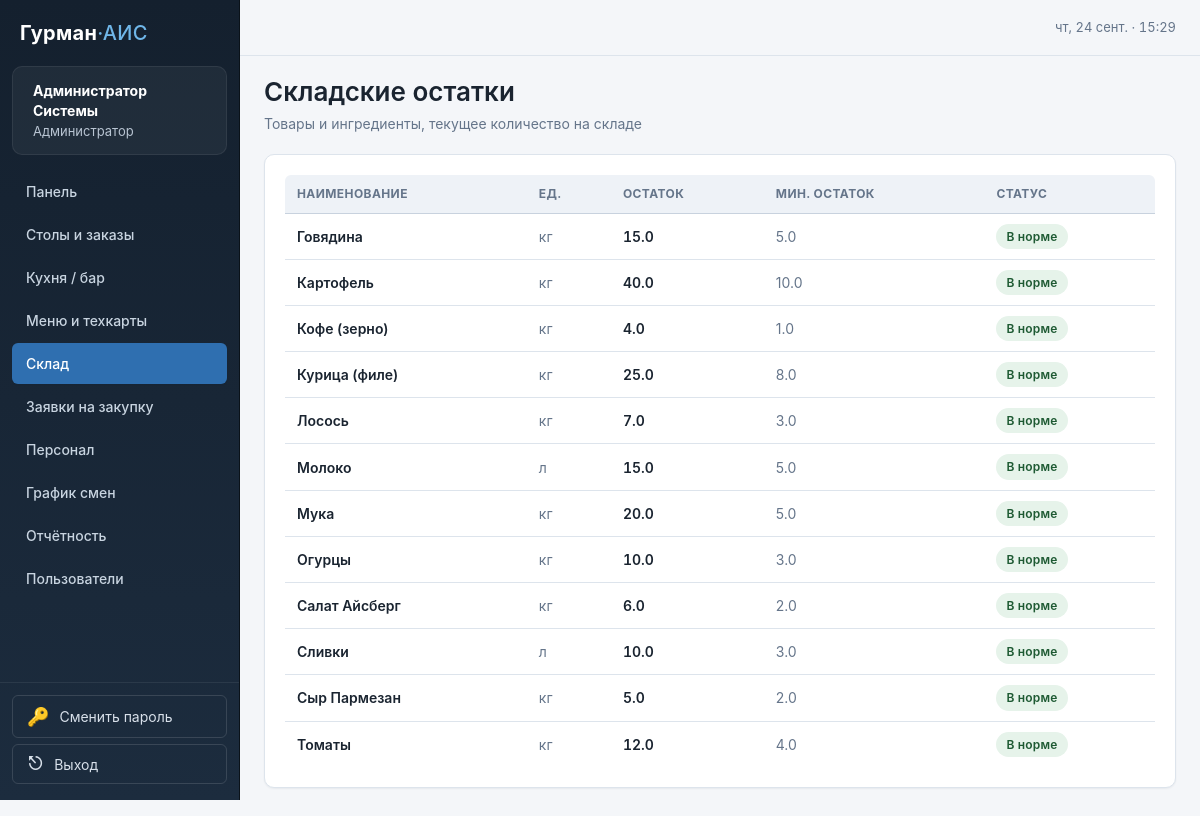
The page /warehouse/ (signed in) on the database as committed earlier.
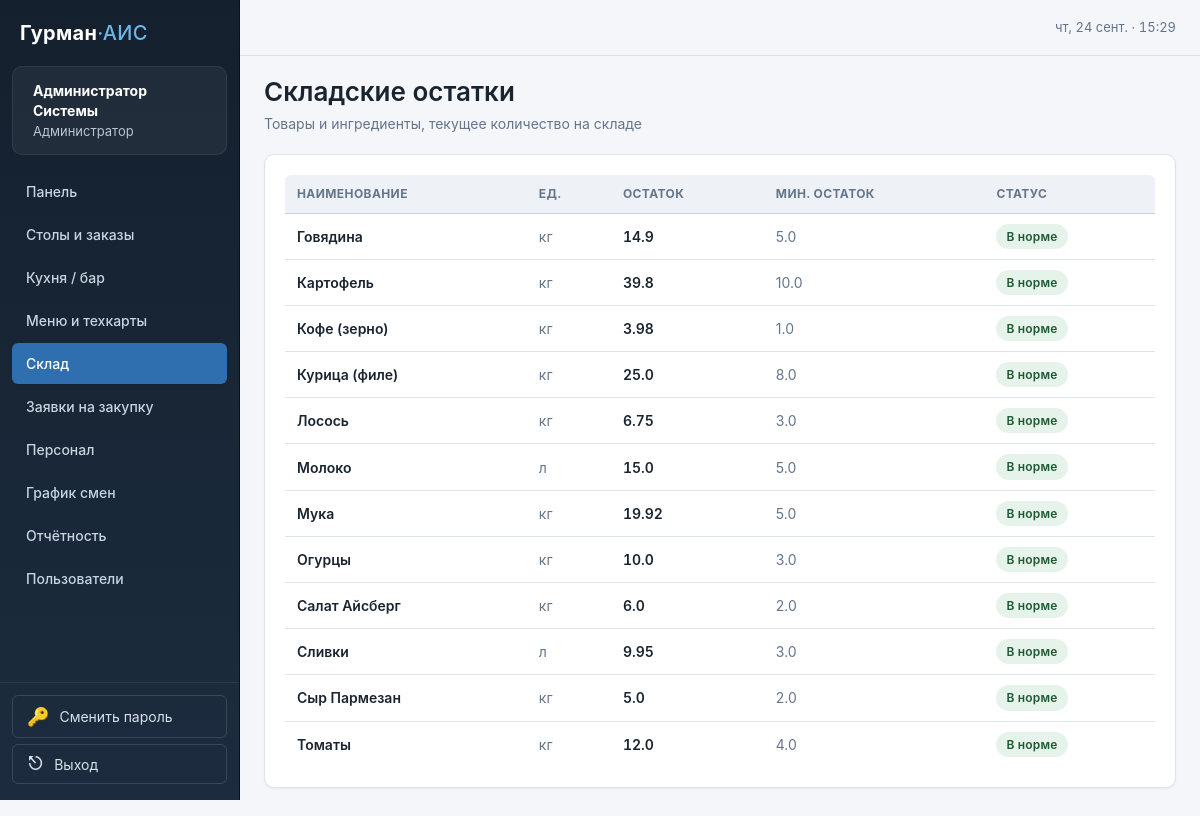
The same page on the database as committed later.
### tables this page shows
CREATE TABLE ingredients (
    id INTEGER PRIMARY KEY AUTOINCREMENT,
    name TEXT UNIQUE NOT NULL,
    unit TEXT NOT NULL DEFAULT 'кг',
    stock_qty REAL NOT NULL DEFAULT 0,
    min_qty REAL NOT NULL DEFAULT 0
);

### app.py (the view)
@warehouse.route("/")
@roles_required("storekeeper", "accountant")
def stock():
    db = get_db()
    ingredients = db.execute("SELECT * FROM ingredients ORDER BY name").fetchall()
    return render_template("warehouse/stock.html", ingredients=ingredients)

### app.py (called while the page is built)
def get_db():
    if "db" not in g:
        g.db = sqlite3.connect(
            Config.DATABASE,
            detect_types=sqlite3.PARSE_DECLTYPES,
            timeout=5.0,
            isolation_level=None,
        )
        g.db.row_factory = sqlite3.Row
        g.db.execute("PRAGMA foreign_keys = ON")
        g.db.execute("PRAGMA journal_mode = WAL")
        g.db.execute("PRAGMA synchronous = NORMAL")
        g.db.execute("PRAGMA busy_timeout = 5000")
    return g.db

def roles_required(*roles):
    def decorator(view):
        @functools.wraps(view)
        def wrapped(*args, **kwargs):
            if g.user is None:
                return redirect(url_for("auth.login", next=request.path))
            if g.user["role"] not in roles and g.user["role"] != "admin":
                flash("Недостаточно прав для выполнения этого действия.", "error")
                return redirect(url_for("index"))
            return view(*args, **kwargs)
        return wrapped
    return decorator

### templates/warehouse/stock.html (shortened to what this page needs)
{% extends "base.html" %}
{% block content %}
{% set reason_labels = {
    'receipt': 'Приход',
    'writeoff': 'Списание',
    'inventory': 'Инвентаризация'
} %}
<div class="page-header">
    <div>
        <h1>Складские остатки</h1>
        <p class="subtitle">Товары и ингредиенты, текущее количество на складе</p>
    </div>
</div>
<div class="card">
    <div class="table-wrap">
        <table class="data-table">
            <thead>
                <tr>
                    <th scope="col">Наименование</th>
                    <th scope="col">Ед.</th>
                    <th scope="col" class="ta-right">Остаток</th>
                    <th scope="col" class="ta-right">Мин. остаток</th>
                    <th scope="col">Статус</th>
                </tr>
            </thead>
            <tbody>
            {% for i in ingredients %}
                <tr data-stock="{{ i['stock_qty'] }}" data-min="{{ i['min_qty'] }}">
                    <td class="cell-title">{{ i['name'] }}</td>
                    <td class="text-muted">{{ i['unit'] }}</td>
                    <td class="ta-right cell-price">{{ i['stock_qty']|round(2) }}</td>
                    <td class="ta-right text-muted">{{ i['min_qty']|round(2) }}</td>
                    <td>
                        {% if i['stock_qty'] <= i['min_qty'] %}
                            <span class="badge badge--cancelled">Ниже минимума</span>
                        {% else %}
                            <span class="badge badge--free">В норме</span>
                        {% endif %}
                    </td>
                </tr>
            {% else %}
                <tr>
                    <td colspan="{{ 6 if g.user['role'] == 'storekeeper' else 5 }}"
                        class="empty-state">Товары не найдены</td>
                </tr>
            {% endfor %}
            </tbody>
        </table>
    </div>
</div>
{% endblock %}

Rows that differ between the two databases and show on the page:
changed ingredients "Говядина": stock_qty "15.0" → "14.9"
changed ingredients "Картофель": stock_qty "40.0" → "39.8"
changed ingredients "Кофе (зерно)": stock_qty "4.0" → "3.98"
changed ingredients "Лосось": stock_qty "7.0" → "6.75"
changed ingredients "Мука": stock_qty "20.0" → "19.92"
changed ingredients "Сливки": stock_qty "10.0" → "9.95"
